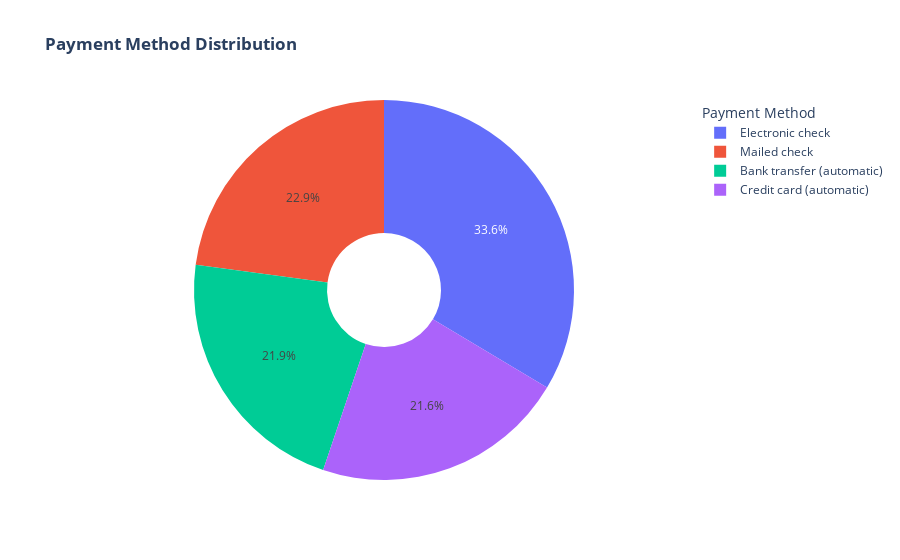

Here is the notebook cell this chart was saved with:
### Markdown cell above
About 75% of customer with Month-to-Month Contract opted to move out as compared to 13% of customrs with One Year Contract and 3% with Two Year Contract

### Code cell
plot_payment_method_distribution(Data)

### Figure 1 — Plotly figure (JSON) as saved in the notebook; plotly's stock layout.template omitted (floating-point values rounded to 4 significant figures)
{"data": [{"hole": 0.3, "labels": ["Electronic check", "Mailed check", "Bank transfer (automatic)", "Credit card (automatic)"], "type": "pie", "values": [2365, 1612, 1544, 1522]}], "layout": {"legend": {"title": {"text": "Payment Method"}}, "title": {"text": "<b>Payment Method Distribution</b>"}}}
